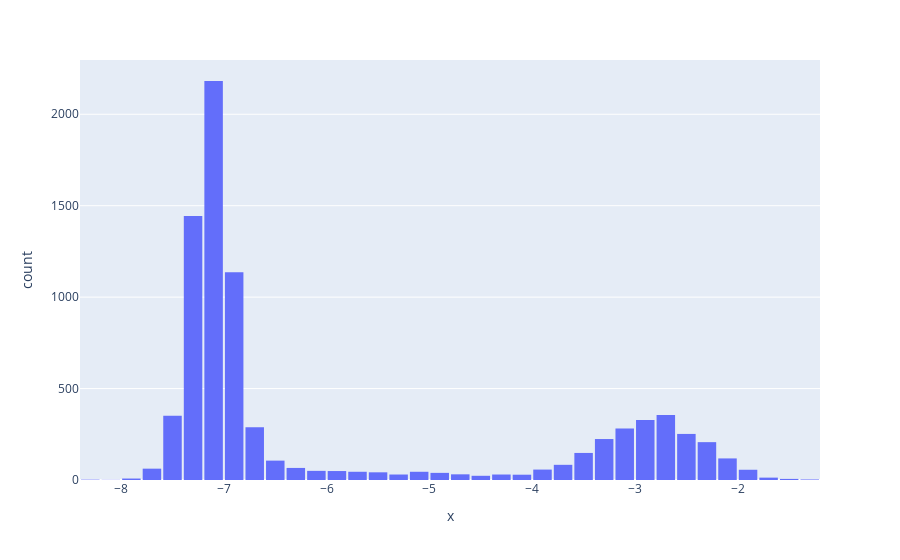

Here is the notebook cell this chart was saved with:
### Code cell
feature_probability = total_acts/(cfg.eval_max//cfg.batch_size)
log_freq = (feature_probability + 1e-10).log10()

feature_probability_class = total_cls_acts/(cfg.eval_max//cfg.batch_size)
log_freq_class = (feature_probability_class + 1e-10).log10()

hist(log_freq)

### Figure 1 — Plotly figure (JSON) as saved in the notebook; plotly's stock layout.template omitted (floating-point values rounded to 4 significant figures; data arrays with more than 128 entries replaced by an {"elided": "..."} marker saying what was removed)
{"data": [{"alignmentgroup": "True", "bingroup": "x", "hovertemplate": "x=%{x}<br>count=%{y}<extra></extra>", "legendgroup": "", "marker": {"color": "#636efa", "pattern": {"shape": ""}}, "name": "", "offsetgroup": "", "orientation": "v", "showlegend": false, "type": "histogram", "x": {"elided": "8192 float values"}, "xaxis": "x", "yaxis": "y"}], "layout": {"bargap": 0.1, "barmode": "relative", "legend": {"tracegroupgap": 0}, "margin": {"t": 60}, "xaxis": {"anchor": "y", "domain": [0, 1], "title": {"text": "x"}}, "yaxis": {"anchor": "x", "domain": [0, 1], "title": {"text": "count"}}}}
